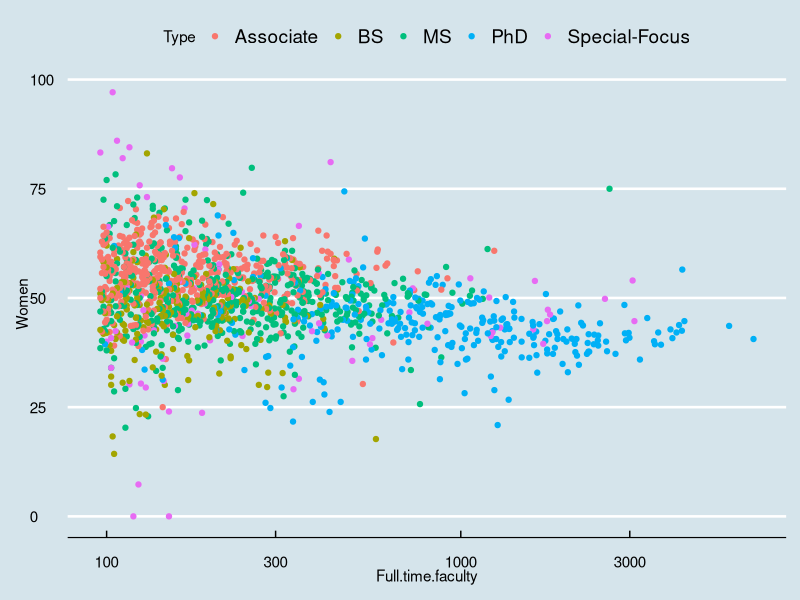
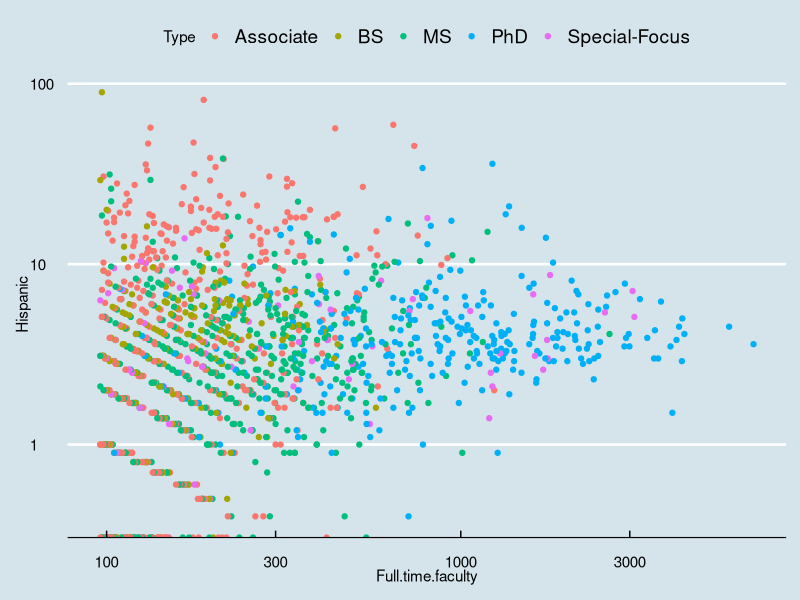
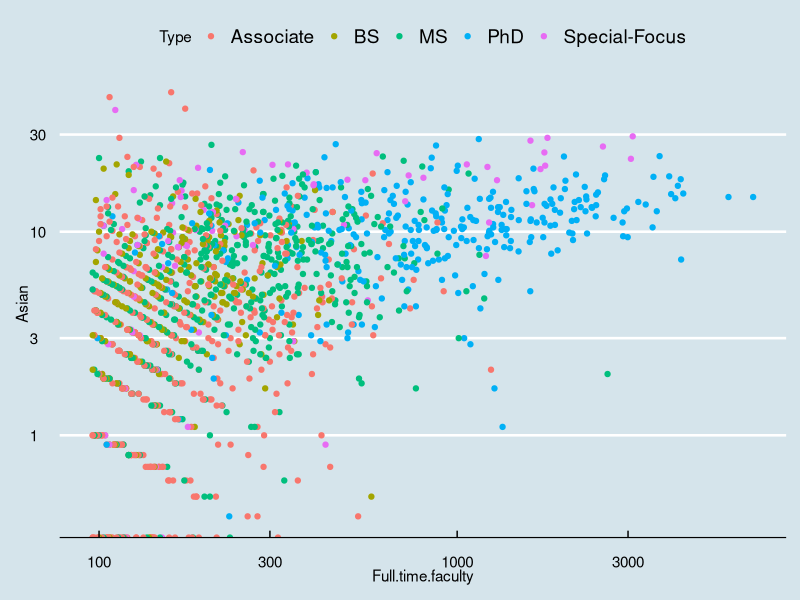
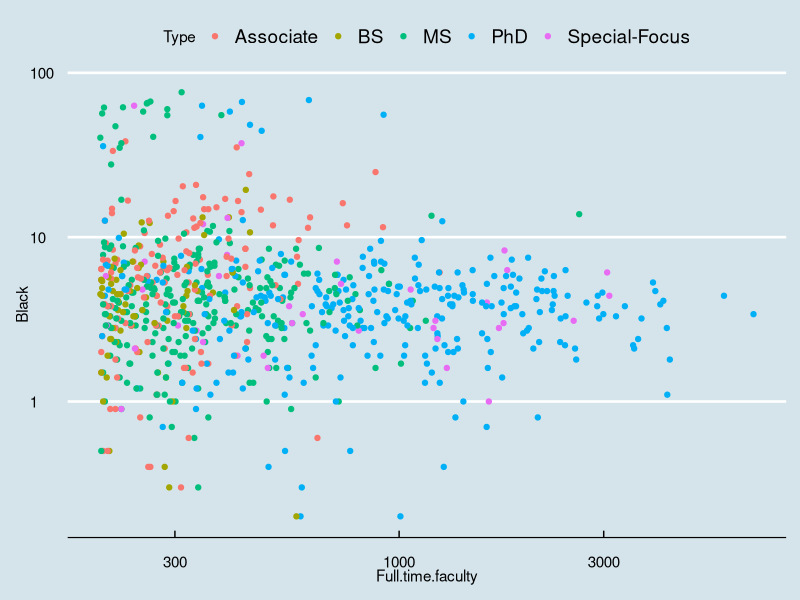
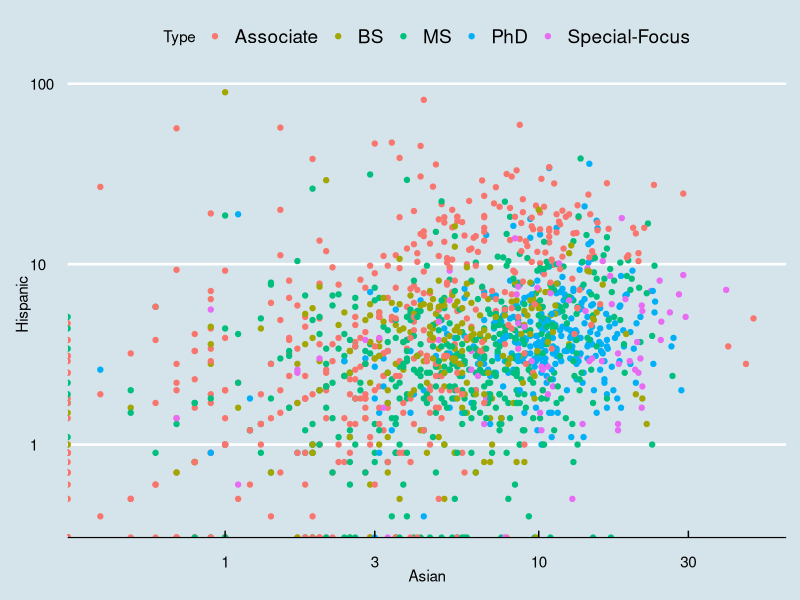
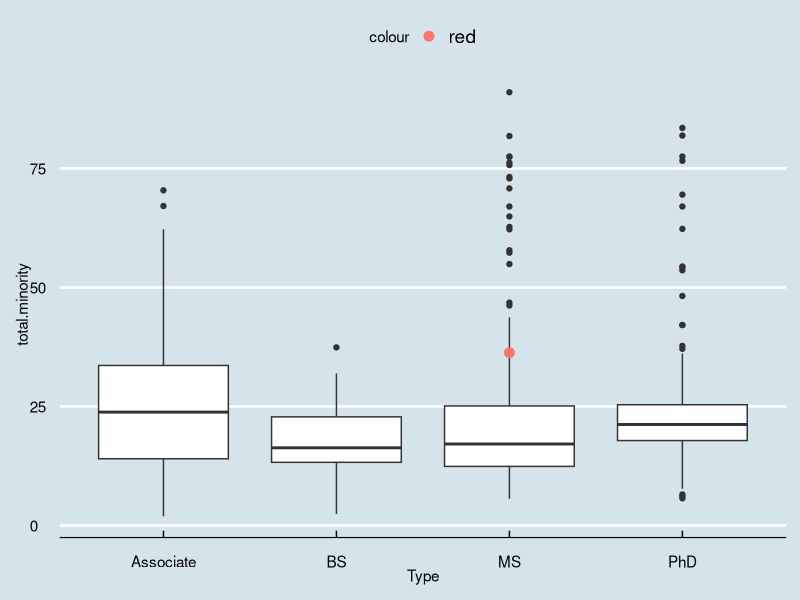

The R source for these figures, in order:
d = read.csv('data/FacultyDiversity.csv', stringsAsFactors = FALSE)

names(d)[1] = 'Institution.Full'

d$Full.time.faculty = as.numeric(gsub(',','',d$Full.time.faculty))
m= strsplit(d$Institution.Full,'\\s+\\|\\s+')
d$State = factor(sapply(m,'[[',2))
d$Institution = sapply(m,'[[',1)
d$Type = NA
d$Type[grep("Master's",d$Institution)] = 'MS'
d$Type[grep("Associate",d$Institution)] = 'Associate'
d$Type[grep("Doctoral",d$Institution)] = 'PhD'
d$Type[grep("Baccalaureate",d$Institution)] = 'BS'
d$Type[grep("Special-Focus",d$Institution)] = 'Special-Focus'
d$Type = factor(d$Type)


percent2num <- function(x) { as.numeric(gsub('%','',x)) }
d[,3:13] = sapply(d[,3:13],percent2num)
levels(d$Type)

library(ggplot2)
library(dplyr)
library(ggthemes)
str(d)
names(d)

ggplot(d, aes(Full.time.faculty, Women, color=Type)) + 
  geom_point() + 
  scale_x_log10() +
  theme_economist()

ggplot(d, aes(Full.time.faculty, Hispanic, color=Type)) + 
  geom_point() + 
  scale_x_log10() +
  scale_y_log10() + 
  theme_economist()

ggplot(d, aes(Full.time.faculty, Asian, color=Type)) + 
  geom_point() + 
  scale_x_log10() +
  scale_y_log10() + 
  theme_economist()

d %>%
  filter(Full.time.faculty>200) %>%
  ggplot(aes(Full.time.faculty, Black, color=Type)) + 
  geom_point() + 
  scale_x_log10() +
  scale_y_log10() + 
  theme_economist()


ggplot(d, aes(Asian, Hispanic, color=Type)) + 
  geom_point() + 
  scale_x_log10() +
  scale_y_log10() + 
  theme_economist()

d %>%
  filter(Full.time.faculty>200) %>%
  filter(Type != 'Special-Focus') %>%
  ggplot(aes(Type, total.minority)) + 
  geom_boxplot() + 
  geom_point(data=d[136,], aes(col='red'), size=3) +
  theme_economist()


grep('Long Beach',d$Institution)

